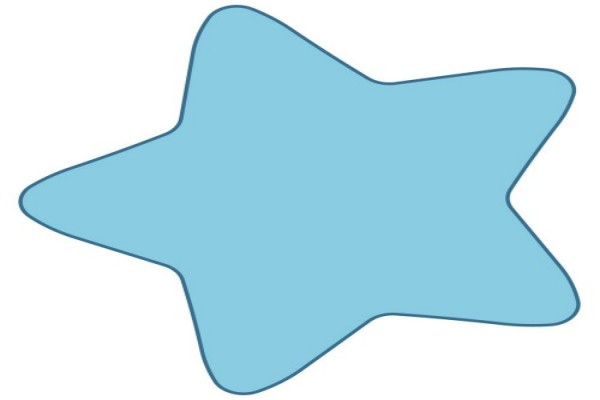
#> input picture assets/star.jpg, 600 x 400 px
$ python features.py
#> lines starting #> are read from the running program, lines starting #| are printed output that depends on the picture; after the words box and inside, x2 and y2 are one past the last pixel; in counts of white or black regions, pixels touching at a corner belong together; long printed decimals are rounded
import cv2
import numpy as np

img = cv2.imread('../../assets/star.jpg')
#> img is the input picture: shape (400, 600, 3); mean B, G, R 238.1, 226.9, 193.8
img_g = cv2.cvtColor(img, cv2.COLOR_BGR2GRAY)
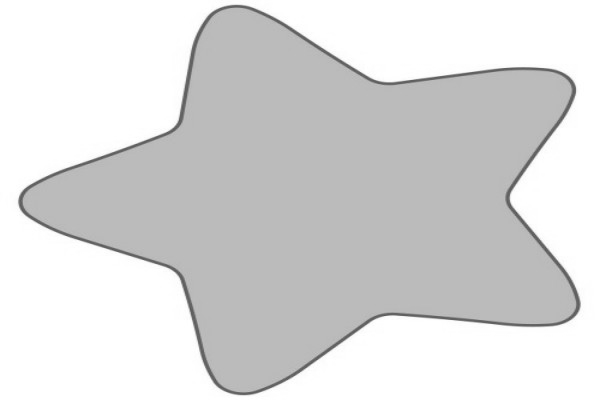
#> img_g: shape (400, 600); min 86, max 255, mean 218.4

_, thresh_img = cv2.threshold(img_g, 200, 255, cv2.THRESH_BINARY_INV)
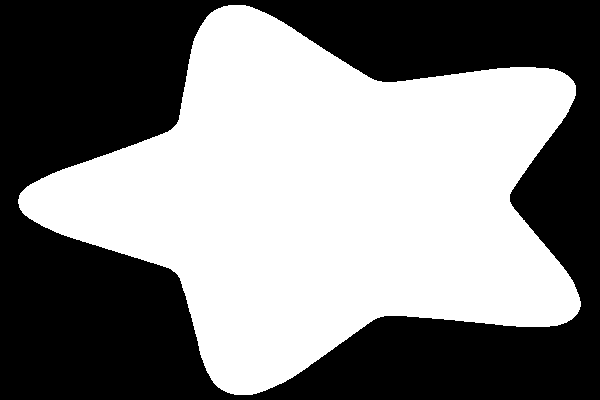
#> thresh_img: shape (400, 600); 50.8% white; 1 black region

cv2.imshow('thresh', thresh_img)

contours, hierarchy = cv2.findContours(thresh_img, cv2.RETR_TREE, cv2.CHAIN_APPROX_SIMPLE)
#> contours = 1 contour; box (x1, y1, x2, y2) and area: (18, 5, 581, 395) 121100
cnt = contours[0]
#> cnt = contour of 769 points, box (x1, y1, x2, y2) (18, 5, 581, 395), area 121100

# Find Moments
M = cv2.moments(cnt)
#> M = moments, m00 121100.5, centre m10/m00, m01/m00 = (324, 198.8)

# use moment to find centroid
cx = int(M['m10'] / M['m00'])
#> cx = 323
cy = int(M['m01'] / M['m00'])
#> cy = 198

centroid = thresh_img.copy()
cv2.circle(centroid, (cx, cy), 4, 127, -1)
#> centroid: shape (400, 600); 0.02% of pixels changed, all inside (x1, y1, x2, y2) = (319, 194, 328, 203)
cv2.imshow('Centroid', centroid)

# Find area of contour
area = cv2.contourArea(cnt)
#> area = 121100.5
print('Area', area)
#| Area 121100.5

# Find perimeter (arc length)
perimeter = cv2.arcLength(cnt, True)
#> perimeter = 1748
print('Permiter', perimeter)
#| Permiter 1748.001

# Contour Approx
epsilon = 0.005 * perimeter
#> epsilon = 8.74
approx = cv2.approxPolyDP(cnt, epsilon, True)
#> approx = contour of 18 points, box (x1, y1, x2, y2) (18, 5, 581, 395), area 120049
approx_cnt = img.copy()
cv2.drawContours(approx_cnt, [approx], 0, (0, 255, 0), 4)
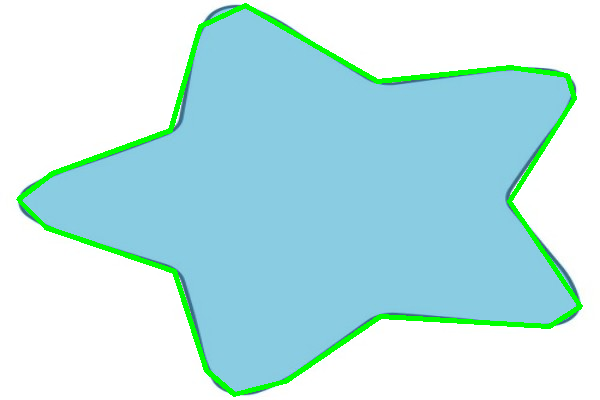
#> approx_cnt: shape (400, 600, 3); 3.4% of pixels changed, all inside (x1, y1, x2, y2) = (16, 3, 583, 397)
cv2.imshow(f'Approximated, epsilon={epsilon}', approx_cnt)

# Convex Hull
hull = cv2.convexHull(cnt)
#> hull = contour of 34 points, box (x1, y1, x2, y2) (18, 5, 581, 395), area 155793
hull_cnt = img.copy()
cv2.drawContours(hull_cnt, [hull], 0, (0, 255, 0), 4)
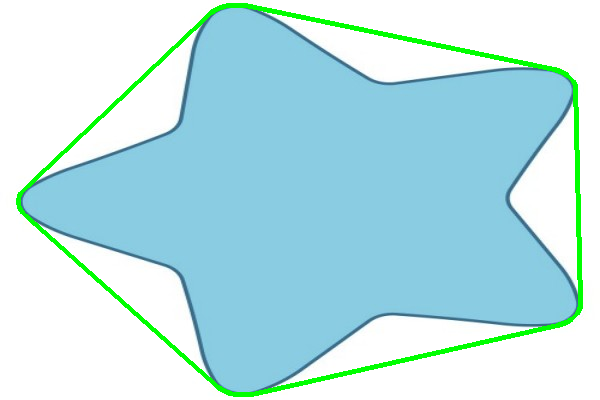
#> hull_cnt: shape (400, 600, 3); 2.95% of pixels changed, all inside (x1, y1, x2, y2) = (16, 3, 583, 397)
cv2.imshow('Hull', hull_cnt)

# Bounding Rect
bounds = img.copy()
x,y,w,h = cv2.boundingRect(cnt)
#> x = 18; y = 5; w = 563; h = 390
st_bounding = cv2.rectangle(bounds, (x, y), (x+w, y+h), (0, 255, 0), 2)
cv2.imshow('Bounds', st_bounding)

rect = cv2.minAreaRect(cnt)
#> rect = ((297.8, 198.2), (559.6, 389.5), -1.33)
box = cv2.boxPoints(rect)
#> box = [[22.54, 399.3], [13.53, 9.96], [573, -2.99], [582, 386.4]]
box = np.intp(box)
#> box = [[22, 399], [13, 9], [572, -2], [581, 386]]
rt_bounding = cv2.drawContours(st_bounding, [box], 0, (0, 0, 255), 2)
cv2.imshow('Bounds', rt_bounding)

# Enclosing Circle
(x, y), radius = cv2.minEnclosingCircle(cnt)
#> x = 308.7; y = 201.8; radius = 290.8
center = (int(x), int(y))
#> center = (308, 201)
radius = int(radius)
#> radius = 290
circ = img.copy()
circ = cv2.circle(circ, center, radius, (255, 0, 255), 3)
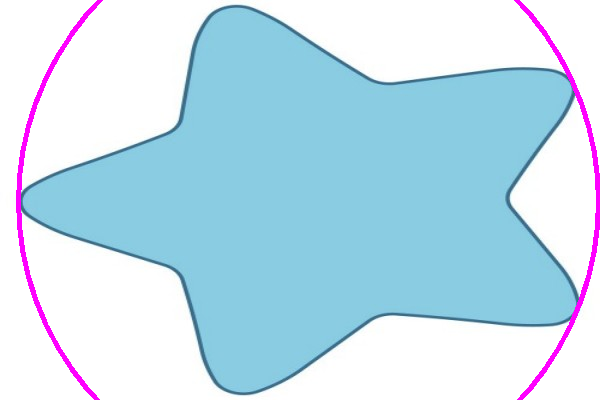
#> circ: shape (400, 600, 3); 1.82% of pixels changed, all inside (x1, y1, x2, y2) = (16, 0, 600, 400)
cv2.imshow('Enclosing Circle', circ)

# Ellipse
ellipse = cv2.fitEllipse(cnt)
#> ellipse = ((323.2, 200), (350.1, 518.5), 91.41)
elps = img.copy()
elps = cv2.ellipse(elps, ellipse, (255, 255, 0), 3)
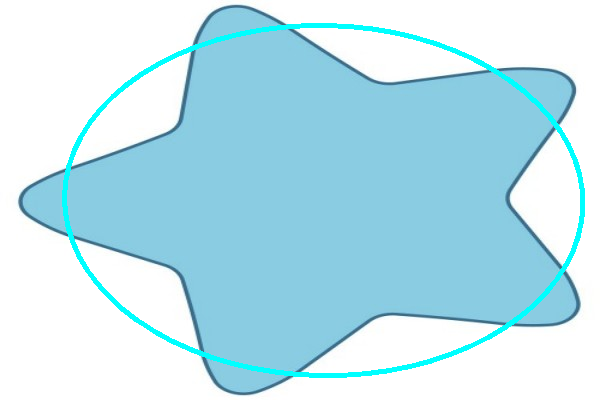
#> elps: shape (400, 600, 3); 2.87% of pixels changed, all inside (x1, y1, x2, y2) = (62, 23, 585, 378)
cv2.imshow('Ellipse', elps)

# Fit Line
rows, cols = thresh_img.shape[:2]
#> rows = 400; cols = 600
vx, vy, x, y = cv2.fitLine(cnt, cv2.DIST_L2, 0, 0.01, 0.01)
#> vx = [0.999]; vy = [-0.0339]; x = [285.8]; y = [195.7]
left_y = int(((-x*vy/vx) + y)[0])
#> left_y = 205
righy_y = int((((cols-x)*vy/vx) + y)[0])
#> righy_y = 185
l_img = thresh_img.copy()
l_img = cv2.line(l_img, (cols-1, righy_y), (0, left_y), (0, 127, 0), 2)
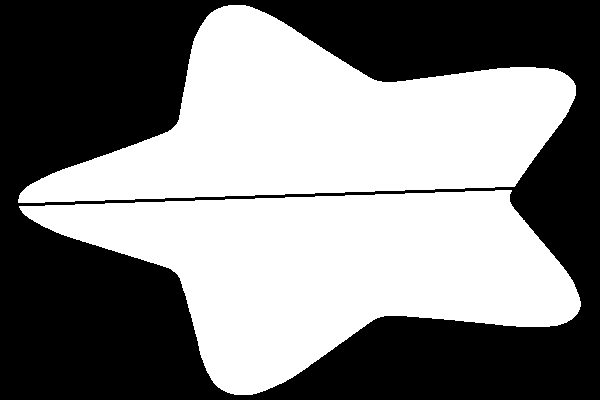
#> l_img: shape (400, 600); 50.2% white; 1 black region, box (x1, y1, x2, y2) and area: (0, 0, 600, 400) 119629
cv2.imshow('Line', l_img)

cv2.waitKey(0)
cv2.destroyAllWindows()
